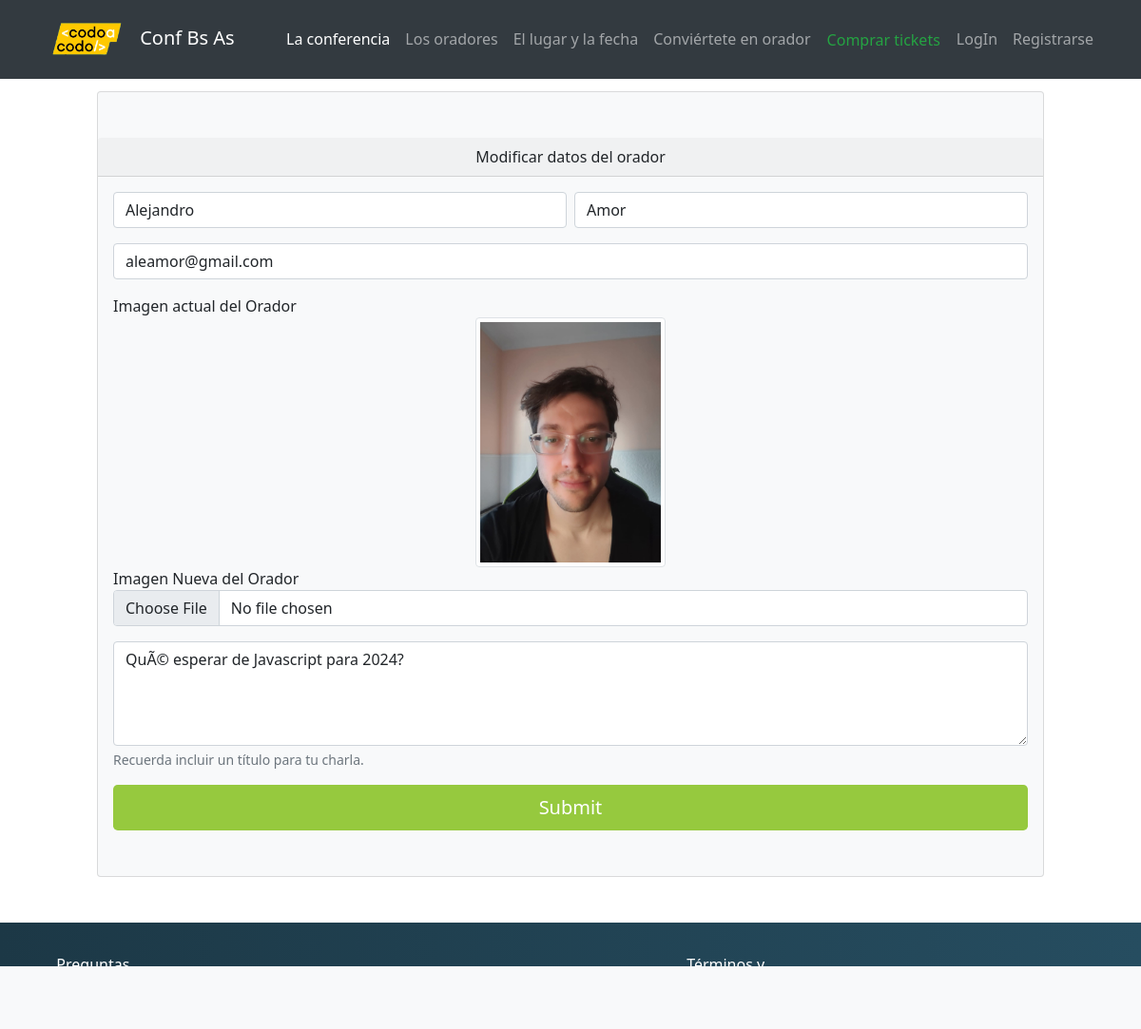
/includes/modificar.php?modificar=12, run on the app's committed database.
### tables this page shows
CREATE TABLE `oradores` (
  `id_orador` int(11) NOT NULL,
  `nombre` varchar(50) NOT NULL,
  `apellido` varchar(50) NOT NULL,
  `email` varchar(255) NOT NULL,
  `categoria` varchar(50) NOT NULL,
  `tema` varchar(255) NOT NULL,
  `fecha_alta` datetime NOT NULL DEFAULT CURRENT_TIMESTAMP,
  `imagen` varchar(255) NOT NULL
);

### includes/conexion.php (called while the page is built, shortened)
<?php class conexion{
    private $servidor ="localhost";
    private $usuario ="root";
    private $pass = "";
    private $conexionPdo;
    private $base = "integrador_cac_php";
    public function __construct(){
        try{
            $this->conexionPdo = new PDO("mysql:host=$this->servidor;dbname=$this->base",$this->usuario,$this->pass);
            $this->conexionPdo->setAttribute(PDO::ATTR_ERRMODE,PDO::ERRMODE_EXCEPTION);
        }catch(PDOException $e){
            die("Falla de Conexión".$e);
        }
    }
    public function consultar($sql){
        $sentencia = $this->conexionPdo->prepare($sql);
        $sentencia->execute();
        return $sentencia->fetchAll();
    }
} ?>

### includes/main_modificar.php (the view, shortened to what this page needs)
<main>
<?php
  foreach($oradores as $orador){ ?>
    <div class="row d-flex justify-content-center mt-5 mb-5">
            <div class="mt-5 col-md-10 col-sm-12">
                <div class="card bg-light">
                    <div class="card-header mt-5 text-center">
                       Modificar datos del orador
                    </div>
                    <div class="card-body">
                        <form action="#" method="post" enctype="multipart/form-data">
                            <div class="row gx-2">
                                <div class="col-md mb-3">
                                    <input type="text" name="nombre" id="nombre" class="form-control" placeholder="Nombre" aria-label="Nombre" required value="<?php echo $orador['nombre']; ?>">
                                </div>
                                <div class="col-md mb-3">
                                    <input type="text" name="apellido" id="apellido" class="form-control" placeholder="Apellido" aria-label="Apellido" required value="<?php echo $orador['apellido']; ?>">
                                </div>
                            </div>
                            <div class="row">
                                <div class="col mb-3">
                                    <input type="email" name="email" id="email" class="form-control" placeholder="Email" aria-label="Email" required value="<?php echo $orador['email']; ?>">
                                </div>
                            </div>
                            <div>
                            <label for="archivo">Imagen actual del Orador</label>
                            </div>
                            <div class="d-flex justify-content-center align-item-center">
                                <img class="img-fluid img-thumbnail" width="200" src="../assets/upload/<?php echo $orador['imagen']; ?>">
                            </div>
                            <div class="mb-3">
                                <label for="archivo">Imagen Nueva del Orador</label>
                                <input required class="form-control" type="file" name ="archivo" id="archivo">
                            </div>
                            <div class="row">
                                <div class="col mb-3">
                                    <textarea class="form-control" name="tema" id="tema" rows="4"
                                        placeholder="Sobre qué quieres hablar?" required><?php echo $orador['tema']; ?></textarea>
                                    <div id="emailHelp" class="form-text mb-3">Recuerda incluir un título para tu charla.</div>
                                    <div class="d-grid">
                                        <input type="submit" class="btn btn-lg btn-form">
                                    </div>
                                </div>
                            </div>
                        </form>
                    </div>
                </div>
            </div>
        </div>
        <?php
                        } ?>

### CSS/estilos-propios.css (style rules this page uses)
.btn-form { background: #96c93e; color: #fff !important; }
.body { display:grid; grid-template-rows: auto 1fr auto; min-height: 100vh; grid-template-areas: "header" "main" "footer"; }
.body main { grid-area: main; }

### data on the page
oradores: nombre "Alejandro", apellido "Amor", email "aleamor@gmail.com", imagen (picture), tema "QuÃ© esperar de Javascript para 2024?"
